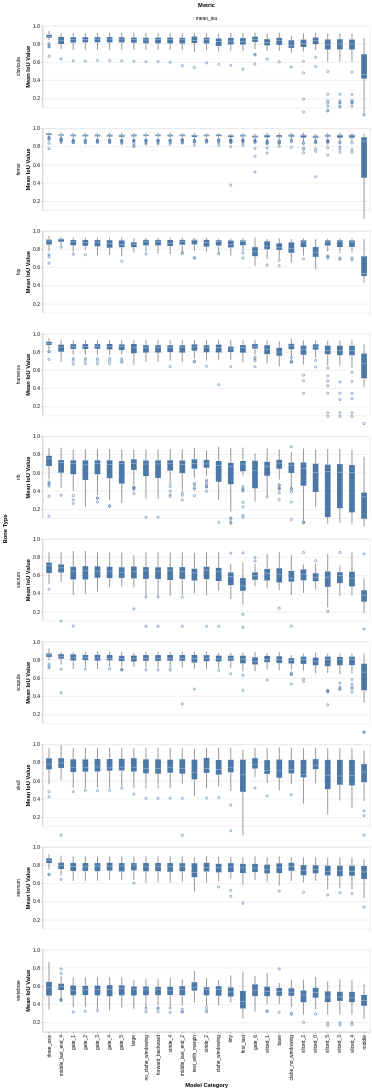

This figure's notebook cell:
### Code cell
# Create a boxplot chart for mean_iou scores, grouped by bone and metric for each category
# extent  quantiles
# Rows: bone types, Columns: metric (though only mean_iou is shown), X-axis: model category
df_iou = df[df['metric'] == 'mean_iou']
df_dice = df[df['metric'] == 'mean_dice']

chart_iou = (
    alt.Chart(df_iou)
    .mark_boxplot()
    .encode(
        x=alt.X('category:N', title='Model Category', sort=sorted_categories),
        y=alt.Y('value:Q', title='Mean IoU Value', scale=alt.Scale(domain=[0.1, 1])),
        row=alt.Row('bone:N', title='Bone Type'),
        column=alt.Column('metric:N', title='Metric')
    )
    .properties(width=800, height=200)
    .configure_axis(
        labelFontSize=12,
        titleFontSize=14
    )
    .configure_header(
        titleFontSize=14,
        labelFontSize=12
    )
)
chart_dice = (
        alt.Chart(df_dice)
    .mark_boxplot()
    .encode(
        x=alt.X('category:N', title='Model Category', sort=sorted_categories),
        y=alt.Y('value:Q', title='Mean IoU Value', scale=alt.Scale(domain=[0.1, 1])),
        row=alt.Row('bone:N', title='Bone Type'),
        column=alt.Column('metric:N', title='Metric')
    )
    .properties(width=800, height=200)
    .configure_axis(
        labelFontSize=12,
        titleFontSize=14
    )
    .configure_header(
        titleFontSize=14,
        labelFontSize=12
    )
)

chart_iou

### Figure 1 — Vega specification as saved in the notebook (floating-point values rounded to 4 significant figures; data arrays with more than 128 entries replaced by an {"elided": "..."} marker saying what was removed)
{"$schema": "https://vega.github.io/schema/vega/v6.json", "data": [{"name": "source_0", "values": {"elided": "13160 records"}}, {"name": "column_domain", "values": [{"metric": "mean_iou", "count": 13160}]}, {"name": "row_domain", "values": [{"bone": "sacrum", "count": 1315}, {"bone": "vertebrae", "count": 1321}, {"bone": "humerus", "count": 1348}, {"bone": "scapula", "count": 1310}, {"bone": "clavicula", "count": 1347}, {"bone": "femur", "count": 1336}, {"bone": "hip", "count": 1325}, {"bone": "skull", "count": 1209}, {"bone": "rib", "count": 1312}, {"bone": "sternum", "count": 1337}]}, {"name": "data_1"}, {"name": "data_2"}, {"name": "data_3"}, {"name": "data_4"}, {"name": "data_6"}, {"name": "data_7"}, {"name": "data_8"}, {"name": "data_10"}, {"name": "data_11"}, {"name": "data_2_x_domain_category_0", "values": [{"category": "stride_2", "sort_field": 13.0}, {"category": "stride_4", "sort_field": 10.0}, {"category": "first_last", "sort_field": 16.0}, {"category": "middle", "sort_field": 26.0}, {"category": "middle_last_end_2", "sort_field": 11.0}, {"category": "middle_last_end_4", "sort_field": 1.0}, {"category": "base", "sort_field": 19.0}, {"category": "large", "sort_field": 7.0}, {"category": "tiny", "sort_field": 15.0}, {"category": "gate_1", "sort_field": 2.0}, {"category": "gate_2", "sort_field": 3.0}, {"category": "gate_3", "sort_field": 4.0}, {"category": "gate_4", "sort_field": 5.0}, {"category": "gate_5", "sort_field": 6.0}, {"category": "gate_6", "sort_field": 17.0}, {"category": "sliced_0", "sort_field": 22.0}, {"category": "sliced_1", "sort_field": 18.0}, {"category": "sliced_2", "sort_field": 21.0}, {"category": "sliced_3", "sort_field": 24.0}, {"category": "sliced_4", "sort_field": 25.0}, {"category": "sliced_5", "sort_field": 23.0}, {"category": "forward_backward", "sort_field": 9.0}, {"category": "three_axis", "sort_field": 0.0}, {"category": "test_with_margin", "sort_field": 12.0}, {"category": "clahe_no_windowing", "sort_field": 20.0}, {"category": "clahe_windowing", "sort_field": 14.0}, {"category": "no_clahe_windowing", "sort_field": 8.0}]}, {"name": "data_4_x_domain_category_1", "values": [{"category": "stride_2", "sort_field": 13.0}, {"category": "stride_4", "sort_field": 10.0}, {"category": "first_last", "sort_field": 16.0}, {"category": "middle", "sort_field": 26.0}, {"category": "middle_last_end_2", "sort_field": 11.0}, {"category": "middle_last_end_4", "sort_field": 1.0}, {"category": "base", "sort_field": 19.0}, {"category": "large", "sort_field": 7.0}, {"category": "tiny", "sort_field": 15.0}, {"category": "gate_1", "sort_field": 2.0}, {"category": "gate_2", "sort_field": 3.0}, {"category": "gate_3", "sort_field": 4.0}, {"category": "gate_4", "sort_field": 5.0}, {"category": "gate_5", "sort_field": 6.0}, {"category": "gate_6", "sort_field": 17.0}, {"category": "sliced_0", "sort_field": 22.0}, {"category": "sliced_1", "sort_field": 18.0}, {"category": "sliced_2", "sort_field": 21.0}, {"category": "sliced_3", "sort_field": 24.0}, {"category": "sliced_4", "sort_field": 25.0}, {"category": "sliced_5", "sort_field": 23.0}, {"category": "forward_backward", "sort_field": 9.0}, {"category": "three_axis", "sort_field": 0.0}, {"category": "test_with_margin", "sort_field": 12.0}, {"category": "clahe_no_windowing", "sort_field": 20.0}, {"category": "clahe_windowing", "sort_field": 14.0}, {"category": "no_clahe_windowing", "sort_field": 8.0}]}, {"name": "data_8_x_domain_category_2", "values": [{"category": "stride_2", "sort_field": 13.0}, {"category": "stride_4", "sort_field": 10.0}, {"category": "first_last", "sort_field": 16.0}, {"category": "middle", "sort_field": 26.0}, {"category": "middle_last_end_2", "sort_field": 11.0}, {"category": "middle_last_end_4", "sort_field": 1.0}, {"category": "base", "sort_field": 19.0}, {"category": "large", "sort_field": 7.0}, {"category": "tiny", "sort_field": 15.0}, {"category": "gate_1", "sort_field": 2.0}, {"category": "gate_2", "sort_field": 3.0}, {"category": "gate_3", "sort_field": 4.0}, {"category": "gate_4", "sort_field": 5.0}, {"category": "gate_5", "sort_field": 6.0}, {"category": "gate_6", "sort_field": 17.0}, {"category": "sliced_0", "sort_field": 22.0}, {"category": "sliced_1", "sort_field": 18.0}, {"category": "sliced_2", "sort_field": 21.0}, {"category": "sliced_3", "sort_field": 24.0}, {"category": "sliced_4", "sort_field": 25.0}, {"category": "sliced_5", "sort_field": 23.0}, {"category": "forward_backward", "sort_field": 9.0}, {"category": "three_axis", "sort_field": 0.0}, {"category": "test_with_margin", "sort_field": 12.0}, {"category": "clahe_no_windowing", "sort_field": 20.0}, {"category": "clahe_windowing", "sort_field": 14.0}, {"category": "no_clahe_windowing", "sort_field": 8.0}]}], "signals": [{"name": "child_width", "value": 800}, {"name": "child_height", "value": 200}], "marks": [{"type": "group", "name": "row-title", "title": {"text": "Bone Type", "offset": 10, "fontSize": 14, "orient": "left", "style": "guide-title"}, "role": "row-title"}, {"type": "group", "name": "column-title", "title": {"text": "Metric", "style": "guide-title", "fontSize": 14, "offset": 10}, "role": "column-title"}, {"type": "group", "name": "row_header", "from": {"data": "row_domain"}, "sort": {"field": "datum[\"bone\"]", "order": "ascending"}, "encode": {"update": {"height": {"signal": "child_height"}}}, "axes": [{"scale": "y", "zindex": 0, "labelOverlap": true, "grid": false, "orient": "left", "title": "Mean IoU Value", "tickCount": {"signal": "ceil(child_height/40)"}}], "title": {"text": {"signal": "isValid(parent[\"bone\"]) ? parent[\"bone\"] : \"\"+parent[\"bone\"]"}, "fontSize": 12, "style": "guide-label", "orient": "left", "frame": "group", "offset": 10}, "role": "row-header"}, {"type": "group", "name": "column_header", "from": {"data": "column_domain"}, "sort": {"field": "datum[\"metric\"]", "order": "ascending"}, "encode": {"update": {"width": {"signal": "child_width"}}}, "title": {"text": {"signal": "isValid(parent[\"metric\"]) ? parent[\"metric\"] : \"\"+parent[\"metric\"]"}, "fontSize": 12, "frame": "group", "style": "guide-label", "offset": 10}, "role": "column-header"}, {"type": "group", "name": "column_footer", "from": {"data": "column_domain"}, "sort": {"field": "datum[\"metric\"]", "order": "ascending"}, "encode": {"update": {"width": {"signal": "child_width"}}}, "axes": [{"scale": "x", "grid": false, "labelAlign": "right", "labelBaseline": "middle", "orient": "bottom", "zindex": 0, "labelAngle": 270, "title": "Model Category"}], "role": "column-footer"}, {"type": "group", "name": "cell", "from": {"facet": {"data": "source_0", "name": "facet", "groupby": ["bone", "metric"], "aggregate": {"cross": true}}}, "sort": {"field": ["datum[\"bone\"]", "datum[\"metric\"]"], "order": ["ascending", "ascending"]}, "encode": {"update": {"width": {"signal": "child_width"}, "height": {"signal": "child_height"}}}, "data": [{"name": "data_0", "source": "facet", "transform": [{"type": "joinaggregate", "groupby": ["category"], "fields": ["value", "value"], "ops": ["q1", "q3"], "as": ["lower_box_value", "upper_box_value"]}, {"type": "project", "fields": ["category", "lower_box_value", "upper_box_value", "value"]}]}, {"name": "data_1", "source": "data_0", "transform": [{"type": "filter", "expr": "(datum['value'] < datum['lower_box_value'] - 1.5 * (datum['upper_box_value'] - datum['lower_box_value'])) || (datum['value'] > datum['upper_box_value'] + 1.5 * (datum['upper_box_value'] - datum['lower_box_value']))"}, {"type": "formula", "expr": "datum[\"category\"]===\"three_axis\" ? 0 : datum[\"category\"]===\"middle_last_end_4\" ? 1 : datum[\"category\"]===\"gate_1\" ? 2 : datum[\"category\"]===\"gate_2\" ? 3 : datum[\"category\"]===\"gate_3\" ? 4 : datum[\"category\"]===\"gate_4\" ? 5 : datum[\"category\"]===\"gate_5\" ? 6 : datum[\"category\"]===\"large\" ? 7 : datum[\"category\"]===\"no_clahe_windowing\" ? 8 : datum[\"category\"]===\"forward_backward\" ? 9 : datum[\"category\"]===\"stride_4\" ? 10 : datum[\"category\"]===\"middle_last_end_2\" ? 11 : datum[\"category\"]===\"test_with_margin\" ? 12 : datum[\"category\"]===\"stride_2\" ? 13 : datum[\"category\"]===\"clahe_windowing\" ? 14 : datum[\"category\"]===\"tiny\" ? 15 : datum[\"category\"]===\"first_last\" ? 16 : datum[\"category\"]===\"gate_6\" ? 17 : datum[\"category\"]===\"sliced_1\" ? 18 : datum[\"category\"]===\"base\" ? 19 : datum[\"category\"]===\"clahe_no_windowing\" ? 20 : datum[\"category\"]===\"sliced_2\" ? 21 : datum[\"category\"]===\"sliced_0\" ? 22 : datum[\"category\"]===\"sliced_5\" ? 23 : datum[\"category\"]===\"sliced_3\" ? 24 : datum[\"category\"]===\"sliced_4\" ? 25 : datum[\"category\"]===\"middle\" ? 26 : 27", "as": "x_category_sort_index"}, {"type": "project", "fields": ["category", "value"]}]}, {"name": "data_2", "source": "data_1", "transform": [{"type": "filter", "expr": "isValid(datum[\"value\"]) && isFinite(+datum[\"value\"])"}, {"type": "project", "fields": ["category", "value"]}]}, {"name": "data_3", "source": "data_0", "transform": [{"type": "filter", "expr": "(datum['lower_box_value'] - 1.5 * (datum['upper_box_value'] - datum['lower_box_value']) <= datum['value']) && (datum['value'] <= datum['upper_box_value'] + 1.5 * (datum['upper_box_value'] - datum['lower_box_value']))"}, {"type": "aggregate", "groupby": ["category"], "fields": ["value", "value", "lower_box_value", "upper_box_value"], "ops": ["min", "max", "min", "max"], "as": ["lower_whisker_value", "upper_whisker_value", "lower_box_value", "upper_box_value"]}, {"type": "formula", "expr": "datum[\"category\"]===\"three_axis\" ? 0 : datum[\"category\"]===\"middle_last_end_4\" ? 1 : datum[\"category\"]===\"gate_1\" ? 2 : datum[\"category\"]===\"gate_2\" ? 3 : datum[\"category\"]===\"gate_3\" ? 4 : datum[\"category\"]===\"gate_4\" ? 5 : datum[\"category\"]===\"gate_5\" ? 6 : datum[\"category\"]===\"large\" ? 7 : datum[\"category\"]===\"no_clahe_windowing\" ? 8 : datum[\"category\"]===\"forward_backward\" ? 9 : datum[\"category\"]===\"stride_4\" ? 10 : datum[\"category\"]===\"middle_last_end_2\" ? 11 : datum[\"category\"]===\"test_with_margin\" ? 12 : datum[\"category\"]===\"stride_2\" ? 13 : datum[\"category\"]===\"clahe_windowing\" ? 14 : datum[\"category\"]===\"tiny\" ? 15 : datum[\"category\"]===\"first_last\" ? 16 : datum[\"category\"]===\"gate_6\" ? 17 : datum[\"category\"]===\"sliced_1\" ? 18 : datum[\"category\"]===\"base\" ? 19 : datum[\"category\"]===\"clahe_no_windowing\" ? 20 : datum[\"category\"]===\"sliced_2\" ? 21 : datum[\"category\"]===\"sliced_0\" ? 22 : datum[\"category\"]===\"sliced_5\" ? 23 : datum[\"category\"]===\"sliced_3\" ? 24 : datum[\"category\"]===\"sliced_4\" ? 25 : datum[\"category\"]===\"middle\" ? 26 : 27", "as": "x_category_sort_index"}, {"type": "formula", "expr": "datum[\"category\"]===\"three_axis\" ? 0 : datum[\"category\"]===\"middle_last_end_4\" ? 1 : datum[\"category\"]===\"gate_1\" ? 2 : datum[\"category\"]===\"gate_2\" ? 3 : datum[\"category\"]===\"gate_3\" ? 4 : datum[\"category\"]===\"gate_4\" ? 5 : datum[\"category\"]===\"gate_5\" ? 6 : datum[\"category\"]===\"large\" ? 7 : datum[\"category\"]===\"no_clahe_windowing\" ? 8 : datum[\"category\"]===\"forward_backward\" ? 9 : datum[\"category\"]===\"stride_4\" ? 10 : datum[\"category\"]===\"middle_last_end_2\" ? 11 : datum[\"category\"]===\"test_with_margin\" ? 12 : datum[\"category\"]===\"stride_2\" ? 13 : datum[\"category\"]===\"clahe_windowing\" ? 14 : datum[\"category\"]===\"tiny\" ? 15 : datum[\"category\"]===\"first_last\" ? 16 : datum[\"category\"]===\"gate_6\" ? 17 : datum[\"category\"]===\"sliced_1\" ? 18 : datum[\"category\"]===\"base\" ? 19 : datum[\"category\"]===\"clahe_no_windowing\" ? 20 : datum[\"category\"]===\"sliced_2\" ? 21 : datum[\"category\"]===\"sliced_0\" ? 22 : datum[\"category\"]===\"sliced_5\" ? 23 : datum[\"category\"]===\"sliced_3\" ? 24 : datum[\"category\"]===\"sliced_4\" ? 25 : datum[\"category\"]===\"middle\" ? 26 : 27", "as": "tooltip_category_sort_index"}, {"type": "project", "fields": ["category", "lower_box_value", "lower_whisker_value", "upper_box_value", "upper_whisker_value"]}]}, {"name": "data_5", "source": "data_3", "transform": [{"type": "filter", "expr": "isValid(datum[\"lower_whisker_value\"]) && isFinite(+datum[\"lower_whisker_value\"])"}, {"type": "project", "fields": ["category", "lower_box_value", "lower_whisker_value", "upper_whisker_value"]}]}, {"name": "data_6", "source": "data_3", "transform": [{"type": "filter", "expr": "isValid(datum[\"upper_box_value\"]) && isFinite(+datum[\"upper_box_value\"])"}, {"type": "project", "fields": ["category", "lower_whisker_value", "upper_box_value", "upper_whisker_value"]}]}, {"name": "data_7", "source": "facet", "transform": [{"type": "aggregate", "groupby": ["category"], "fields": ["value", "value", "value", "value", "value"], "ops": ["q1", "q3", "median", "min", "max"], "as": ["lower_box_value", "upper_box_value", "mid_box_value", "min_value", "max_value"]}, {"type": "formula", "expr": "datum[\"category\"]===\"three_axis\" ? 0 : datum[\"category\"]===\"middle_last_end_4\" ? 1 : datum[\"category\"]===\"gate_1\" ? 2 : datum[\"category\"]===\"gate_2\" ? 3 : datum[\"category\"]===\"gate_3\" ? 4 : datum[\"category\"]===\"gate_4\" ? 5 : datum[\"category\"]===\"gate_5\" ? 6 : datum[\"category\"]===\"large\" ? 7 : datum[\"category\"]===\"no_clahe_windowing\" ? 8 : datum[\"category\"]===\"forward_backward\" ? 9 : datum[\"category\"]===\"stride_4\" ? 10 : datum[\"category\"]===\"middle_last_end_2\" ? 11 : datum[\"category\"]===\"test_with_margin\" ? 12 : datum[\"category\"]===\"stride_2\" ? 13 : datum[\"category\"]===\"clahe_windowing\" ? 14 : datum[\"category\"]===\"tiny\" ? 15 : datum[\"category\"]===\"first_last\" ? 16 : datum[\"category\"]===\"gate_6\" ? 17 : datum[\"category\"]===\"sliced_1\" ? 18 : datum[\"category\"]===\"base\" ? 19 : datum[\"category\"]===\"clahe_no_windowing\" ? 20 : datum[\"category\"]===\"sliced_2\" ? 21 : datum[\"category\"]===\"sliced_0\" ? 22 : datum[\"category\"]===\"sliced_5\" ? 23 : datum[\"category\"]===\"sliced_3\" ? 24 : datum[\"category\"]===\"sliced_4\" ? 25 : datum[\"category\"]===\"middle\" ? 26 : 27", "as": "x_category_sort_index"}, {"type": "formula", "expr": "datum[\"category\"]===\"three_axis\" ? 0 : datum[\"category\"]===\"middle_last_end_4\" ? 1 : datum[\"category\"]===\"gate_1\" ? 2 : datum[\"category\"]===\"gate_2\" ? 3 : datum[\"category\"]===\"gate_3\" ? 4 : datum[\"category\"]===\"gate_4\" ? 5 : datum[\"category\"]===\"gate_5\" ? 6 : datum[\"category\"]===\"large\" ? 7 : datum[\"category\"]===\"no_clahe_windowing\" ? 8 : datum[\"category\"]===\"forward_backward\" ? 9 : datum[\"category\"]===\"stride_4\" ? 10 : datum[\"category\"]===\"middle_last_end_2\" ? 11 : datum[\"category\"]===\"test_with_margin\" ? 12 : datum[\"category\"]===\"stride_2\" ? 13 : datum[\"category\"]===\"clahe_windowing\" ? 14 : datum[\"category\"]===\"tiny\" ? 15 : datum[\"category\"]===\"first_last\" ? 16 : datum[\"category\"]===\"gate_6\" ? 17 : datum[\"category\"]===\"sliced_1\" ? 18 : datum[\"category\"]===\"base\" ? 19 : datum[\"category\"]===\"clahe_no_windowing\" ? 20 : datum[\"category\"]===\"sliced_2\" ? 21 : datum[\"category\"]===\"sliced_0\" ? 22 : datum[\"category\"]===\"sliced_5\" ? 23 : datum[\"category\"]===\"sliced_3\" ? 24 : datum[\"category\"]===\"sliced_4\" ? 25 : datum[\"category\"]===\"middle\" ? 26 : 27", "as": "tooltip_category_sort_index"}, {"type": "project", "fields": ["category", "lower_box_value", "max_value", "mid_box_value", "min_value", "upper_box_value"]}]}, {"name": "data_9", "source": "data_7", "transform": [{"type": "filter", "expr": "isValid(datum[\"lower_box_value\"]) && isFinite(+datum[\"lower_box_value\"])"}, {"type": "project", "fields": ["category", "lower_box_value", "max_value", "mid_box_value", "min_value", "upper_box_value"]}]}, {"name": "data_10", "source": "data_7", "transform": [{"type": "filter", "expr": "isValid(datum[\"mid_box_value\"]) && isFinite(+datum[\"mid_box_value\"])"}, {"type": "project", "fields": ["category", "lower_box_value", "max_value", "mid_box_value", "min_value", "upper_box_value"]}]}], "marks": [{"type": "symbol", "name": "child_layer_0_layer_0_marks", "from": {"data": "data_2"}, "encode": {"update": {"y": {"field": "value", "scale": "y"}, "x": {"field": "category", "scale": "x", "band": 0.5}, "stroke": {"value": "#4c78a8"}, "opacity": {"value": 0.7}, "fill": {"value": "transparent"}}}, "style": ["point", "boxplot-outliers"]}, {"type": "rule", "name": "child_layer_0_layer_1_layer_0_marks", "from": {"data": "data_5"}, "encode": {"update": {"tooltip": {"signal": "{\"Upper Whisker of Mean IoU Value\": format(datum[\"upper_whisker_value\"], \"\"), \"Lower Whisker of Mean IoU Value\": format(datum[\"lower_whisker_value\"], \"\"), \"Model Category\": isValid(datum[\"category\"]) ? datum[\"category\"] : \"\"+datum[\"category\"]}"}, "stroke": {"value": "black"}, "x": {"field": "category", "scale": "x", "band": 0.5}, "y": {"field": "lower_whisker_value", "scale": "y"}, "y2": {"field": "lower_box_value", "scale": "y"}}}, "style": ["rule", "boxplot-rule"], "aria": false}, {"type": "rule", "name": "child_layer_0_layer_1_layer_1_marks", "from": {"data": "data_6"}, "encode": {"update": {"x": {"field": "category", "scale": "x", "band": 0.5}, "stroke": {"value": "black"}, "tooltip": {"signal": "{\"Upper Whisker of Mean IoU Value\": format(datum[\"upper_whisker_value\"], \"\"), \"Lower Whisker of Mean IoU Value\": format(datum[\"lower_whisker_value\"], \"\"), \"Model Category\": isValid(datum[\"category\"]) ? datum[\"category\"] : \"\"+datum[\"category\"]}"}, "y": {"field": "upper_box_value", "scale": "y"}, "y2": {"field": "upper_whisker_value", "scale": "y"}}}, "aria": false, "style": ["rule", "boxplot-rule"]}, {"type": "rect", "name": "child_layer_1_layer_0_marks", "from": {"data": "data_9"}, "encode": {"update": {"xc": {"field": "category", "scale": "x", "band": 0.5}, "fill": {"value": "#4c78a8"}, "y2": {"field": "upper_box_value", "scale": "y"}, "tooltip": {"signal": "{\"Max of Mean IoU Value\": format(datum[\"max_value\"], \"\"), \"Q3 of Mean IoU Value\": format(datum[\"upper_box_value\"], \"\"), \"Median of Mean IoU Value\": format(datum[\"mid_box_value\"], \"\"), \"Q1 of Mean IoU Value\": format(datum[\"lower_box_value\"], \"\"), \"Min of Mean IoU Value\": format(datum[\"min_value\"], \"\"), \"Model Category\": isValid(datum[\"category\"]) ? datum[\"category\"] : \"\"+datum[\"category\"]}"}, "y": {"field": "lower_box_value", "scale": "y"}, "width": {"value": 14}}}, "style": ["bar", "boxplot-box"]}, {"type": "rect", "name": "child_layer_1_layer_1_marks", "from": {"data": "data_10"}, "encode": {"update": {"height": {"value": 1}, "tooltip": {"signal": "{\"Max of Mean IoU Value\": format(datum[\"max_value\"], \"\"), \"Q3 of Mean IoU Value\": format(datum[\"upper_box_value\"], \"\"), \"Median of Mean IoU Value\": format(datum[\"mid_box_value\"], \"\"), \"Q1 of Mean IoU Value\": format(datum[\"lower_box_value\"], \"\"), \"Min of Mean IoU Value\": format(datum[\"min_value\"], \"\"), \"Model Category\": isValid(datum[\"category\"]) ? datum[\"category\"] : \"\"+datum[\"category\"]}"}, "yc": {"field": "mid_box_value", "scale": "y"}, "width": {"value": 14}, "fill": [{"value": "#4c78a8", "test": "datum['lower_box_value'] >= datum['upper_box_value']"}, {"value": "white"}], "xc": {"field": "category", "scale": "x", "band": 0.5}, "opacity": {"value": 0.7}}}, "style": ["tick", "boxplot-median"], "aria": false}], "axes": [{"scale": "y", "gridScale": "x", "zindex": 0, "labels": false, "grid": true, "aria": false, "tickCount": {"signal": "ceil(child_height/40)"}, "ticks": false, "minExtent": 0, "maxExtent": 0, "orient": "left", "domain": false}], "style": "cell"}], "scales": [{"name": "x", "type": "band", "domain": {"fields": [{"data": "data_2_x_domain_category_0", "field": "category"}, {"data": "data_4_x_domain_category_1", "field": "category"}, {"data": "data_8_x_domain_category_2", "field": "category"}], "sort": {"op": "max", "field": "sort_field"}}, "range": [0, {"signal": "child_width"}], "paddingOuter": 0, "paddingInner": 0}, {"name": "y", "type": "linear", "domain": [0.1, 1], "range": [{"signal": "child_height"}, 0], "zero": false}], "padding": 5, "layout": {"padding": 20, "offset": {"rowTitle": 10, "columnTitle": 10}, "columns": {"signal": "length(data('column_domain'))"}, "bounds": "full", "align": "all"}, "background": "white", "config": {"axis": {"labelFontSize": 12, "titleFontSize": 14}}}
